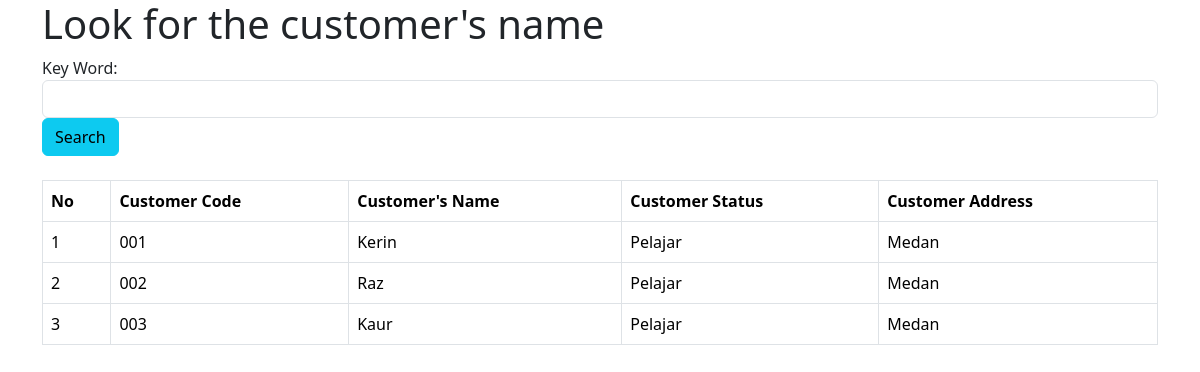
Page /dapel.php on the committed database.
### tables this page shows
CREATE TABLE `dapel` (
  `kode_pelanggan` varchar(100) NOT NULL,
  `nama_pelanggan` varchar(100) NOT NULL,
  `status_pelanggan` varchar(100) NOT NULL,
  `alamat_pelanggan` varchar(100) NOT NULL
);

### dapel.php (the view, shortened to what this page needs)
<!DOCTYPE html>
<html><title>Customer Data</title>
<head>
    <link rel="stylesheet" href="bootstrap/css/bootstrap.min.css">
</head>
<body>
<div class="container">
    <h1>Look for the customer's name</h1>
    <form action="<?php echo $_SERVER["PHP_SELF"];?>" method="post">
    <div class="form-group">
        <label for="sel1">Key Word:</label>
        <?php
        $kata_kunci="";
        ?>
        <input type="text" name="kata_kunci" value="<?php echo $kata_kunci;?>" class="form-control"  required/>
    </div>
    <div class="form-group">
        <input type="submit" class="btn btn-info" value="Search">
    </div>
    </form>
    <table class="table table-bordered table-hover">
        <br>
        <thead>
        <tr>
			<th>No</th>
            <th>Customer Code</th>
            <th>Customer's Name</th>
            <th>Customer Status</th>
            <th>Customer Address</th>
        </tr>
        </thead>
        <?php
        include "koneksi.php";
        if (isset($_POST['kata_kunci'])) {
            $kata_kunci=trim($_POST['kata_kunci']);
             $sql="select * from dapel where kode_pelanggan like '%".$kata_kunci."%' or nama_pelanggan like '%".$kata_kunci."%' or status_pelanggan like '%".$kata_kunci."%' order by kode_pelanggan asc";
        }else {
             $sql="select * from dapel order by kode_pelanggan asc";
        }
        $hasil=mysqli_query($kon,$sql);
        $no=0;
        while ($data = mysqli_fetch_array($hasil)) {
            $no++;
            ?>
            <tbody>
            <tr>
                <td><?php echo $no;?></td>
                <td><?php echo $data["kode_pelanggan"];   ?></td>
                <td><?php echo $data["nama_pelanggan"];   ?></td>
                <td><?php echo $data["status_pelanggan"];   ?></td>
                <td><?php echo $data["alamat_pelanggan"];   ?></td>
            </tr>
            </tbody>
            <?php
        }
        ?>
    </table>
</div>
</body>
</html>

### rows in the picture
dapel: kode_pelanggan "001", nama_pelanggan "Kerin", status_pelanggan "Pelajar", alamat_pelanggan "Medan"
dapel: kode_pelanggan "002", nama_pelanggan "Raz", status_pelanggan "Pelajar", alamat_pelanggan "Medan"
dapel: kode_pelanggan "003", nama_pelanggan "Kaur", status_pelanggan "Pelajar", alamat_pelanggan "Medan"
